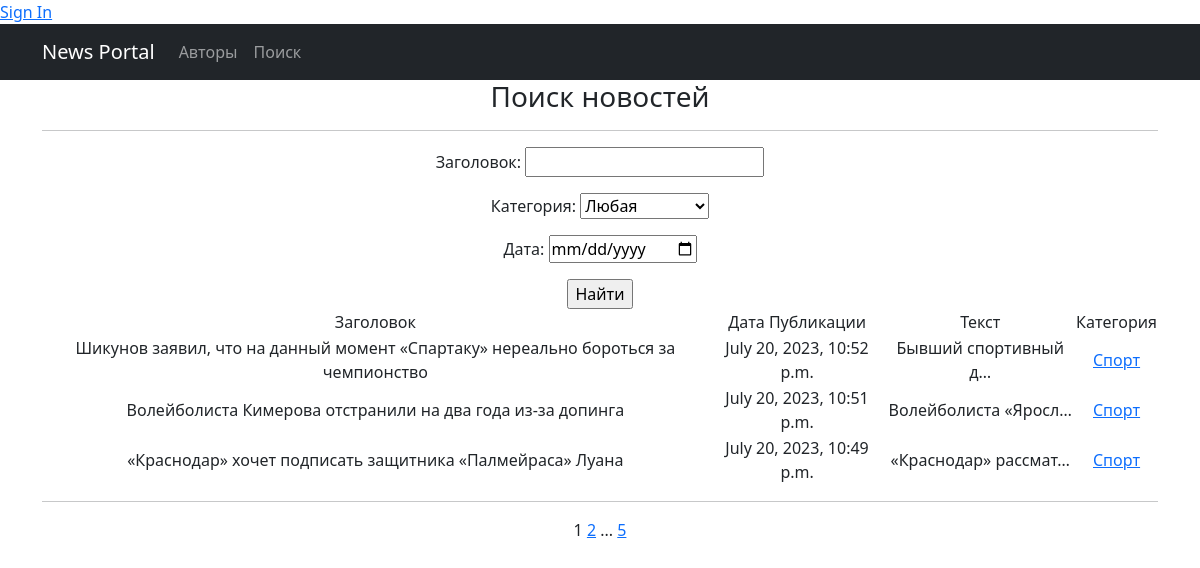
The page /news/search/ on the database as committed earlier.
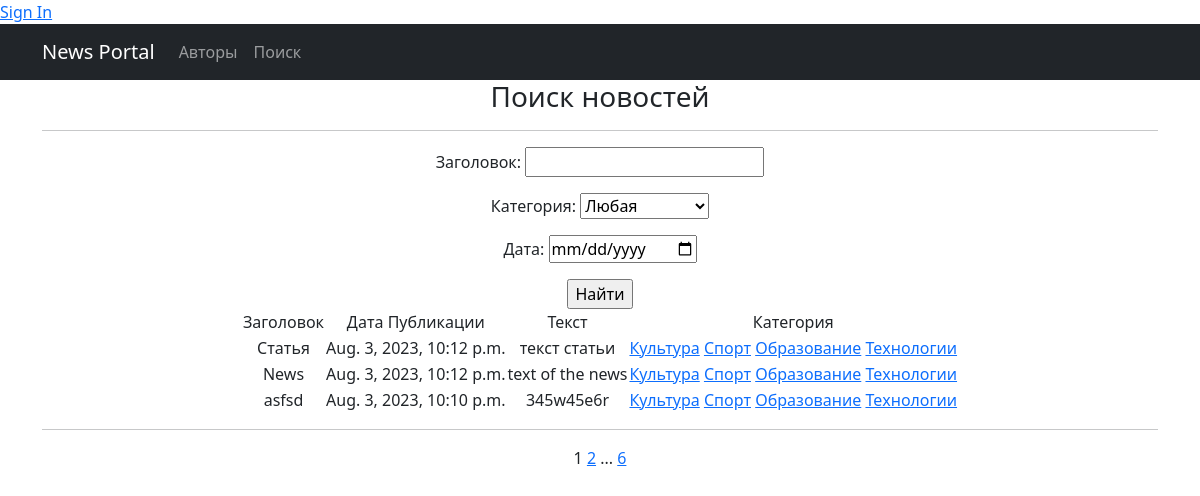
The same page on the database as committed later.
### newapp/models.py (models this page shows, shortened)
class Post(models.Model):
    author = models.ForeignKey(Author, on_delete=models.CASCADE)
    NEWS = 'NW'
    ARTICLE = 'AT'
    CATEGORY_CHOICES = (
        (NEWS, 'Новость'),
        (ARTICLE, 'Статья'),
    )
    categoryType = models.CharField(max_length=2, choices=CATEGORY_CHOICES, default=ARTICLE)
    dateCreation = models.DateTimeField(auto_now_add=True)
    postCategory = models.ManyToManyField(Category, through='PostCategory')
    title = models.CharField(max_length=128)
    text = models.TextField()
    rating = models.SmallIntegerField(default=0)

class Category(models.Model):
    name = models.CharField(max_length=64, unique=True)
    subscribers = models.ManyToManyField(User, related_name='categories')
    def __str__(self):
        return self.name.title()

### newapp/views.py (the view)
# urls.py: path('search/', PostSearch.as_view(), name='post_search'),
class PostSearch(ListView):
    model = Post
    context_object_name = 'Posts'
    template_name = 'search.html'
    ordering = '-dateCreation'
    paginate_by = 3
    def get_queryset(self):
        queryset = super().get_queryset()
        self.filterset = PostFilter(self.request.GET, queryset)
        return self.filterset.qs
    def get_context_data(self, **kwargs):
        context = super().get_context_data(**kwargs)
        context['filterset'] = self.filterset
        return context

### newapp/templatetags/censor.py (called while the page is built)
@register.filter()
def censor(value):
    words_to_censor = ['редиска', 'капустка', 'картошка']
    if not isinstance(value, str):
        raise ValueError("Значение должно быть строкой")
    for word in words_to_censor:
        value = value.replace(word, word[0] + '*' * len(word))
    return mark_safe(value)

### newapp/templatetags/custom_tags.py (called while the page is built)
@register.simple_tag(takes_context=True)
def url_replace(context, **kwargs):
   d = context['request'].GET.copy()
   for k, v in kwargs.items():
       d[k] = v
   return d.urlencode()

### templates/search.html (shortened to what this page needs)
{% extends 'flatpages/default.html' %}
{% load censor %}
{% load custom_tags %}
{% block content %}
<h3>Поиск новостей</h3>
<hr>
   <form action="" method="get" style="margin-right: 0px">
       {{ filterset.form.as_p }}
       <input type="submit" value="Найти" />
   </form>
    {% if Posts %}
        <table align="center">
            <tr>
                <td>Заголовок</td>
                <td>Дата Публикации</td>
                <td>Текст</td>
                <td>Категория</td>
            </tr>
            {% for post in Posts %}
            <tr>
                <td>{{ post.title|censor }}</td>
                <td>{{ post.dateCreation }}</td>
                <td>{{ post.text|truncatechars:20|censor }}</td>
                <td>
                    {% for cat in post.postCategory.all %}
                        <a href="{% url 'category_list' cat.id %}">{{ cat.name }}</a>
                    {% endfor %}
                </td>
            </tr>
            {% endfor %}
        </table>
    {% else %}
       <h2>Новостей нет</h2>
    {% endif %}
<hr>
   {{ page_obj.number }}
   {% if page_obj.has_next %}
       <a href="?{% url_replace page=page_obj.next_page_number %}">{{ page_obj.next_page_number }}</a>
       {% if paginator.num_pages != page_obj.next_page_number %}
           ...
           <a href="?{% url_replace page=page_obj.paginator.num_pages %}">{{ page_obj.paginator.num_pages }}</a>
       {% endif %}
   {% endif %}
{% endblock content %}

Rows that differ between the two databases and show on the page:
no longer on this page (row unchanged): Post: title|censor "Шикунов заявил, что на данный момент «Спартаку» нереально бороться за чемпионство", dateCreation "July 20, 2023, 10:52 p.m.", text|censor "Бывший спортивный д…", Category (name "Спорт")
no longer on this page (row unchanged): Post: title|censor "Волейболиста Кимерова отстранили на два года из-за допинга", dateCreation "July 20, 2023, 10:51 p.m.", text|censor "Волейболиста «Яросл…", Category (name "Спорт")
no longer on this page (row unchanged): Post: title|censor "«Краснодар» хочет подписать защитника «Палмейраса» Луана", dateCreation "July 20, 2023, 10:49 p.m.", text|censor "«Краснодар» рассмат…", Category (name "Спорт")
added Post: title|censor "Статья", dateCreation "Aug. 3, 2023, 10:12 p.m.", text|censor "текст статьи", Category (name "Спорт")
now on this page (row unchanged): Category: name "Культура"
now on this page (row unchanged): Category: name "Образование"
now on this page (row unchanged): Category: name "Технологии"
added Post: title|censor "News", dateCreation "Aug. 3, 2023, 10:12 p.m.", text|censor "text of the news", Category (name "Спорт")
added Post: title|censor "asfsd", dateCreation "Aug. 3, 2023, 10:10 p.m.", text|censor "345w45e6r", Category (name "Спорт")
Other text that changed with them:
{{ page_obj.paginator.num_pages }}: "5" → "6"
